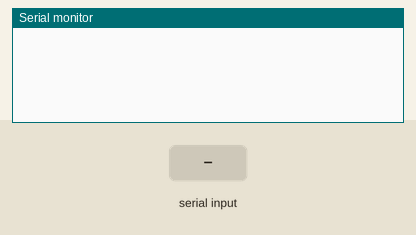
This sketch was run on a simulated Raspberry Pi Pico. Shown: the last lines printed to the serial monitor. The inputs (shaded band) are chosen by the test bench.

Above: at 2.2 s.
2.3 s: "s" received over Serial
At 3.5 s:
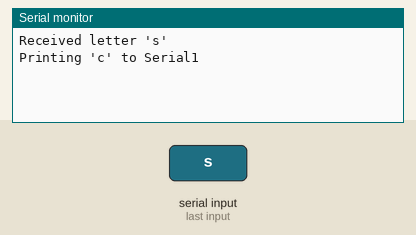
3.8 s: "s" received over the second serial link
At 4.8 s:
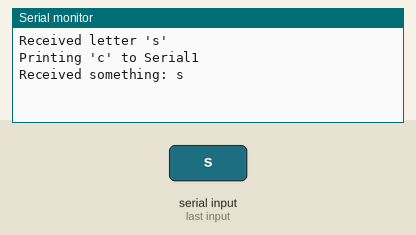
5.3 s: "1" received over Serial
At 6.0 s:
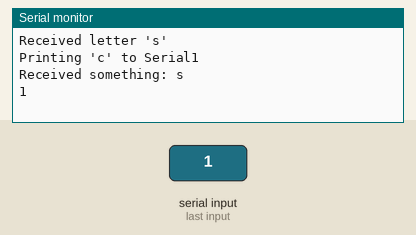
6.8 s: "1" received over the second serial link
At 7.1 s:
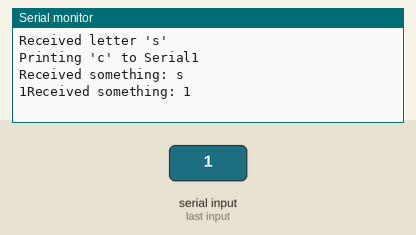

Measured:
- after the input at 2.3 s, the serial monitor: prints a new line at once (image 1)
- after the input at 3.8 s, the serial monitor: prints a new line at once (image 2)
- after the input at 5.3 s, the serial monitor: prints a new line at once (image 3)
- after the input at 6.8 s, the serial monitor: prints a new line at once (image 4)

The sketch:

minimal_RS422_test.ino
```cpp
// Connect 'A' from Rx to 'A' from Tx module
// and     'B' from Rx to 'B' from Tx module

void setup() {
  // put your setup code here, to run once:
  Serial.begin(115200);

  Serial1.setTX( 12 );
  Serial1.setRX( 13 );
  Serial1.begin(38400);
  delay( 1000 );

  while (Serial1.available()) Serial1.read();
}

void loop()
{
  char cReadfromSerial;
  char cReadfromSerial1;

  // put your main code here, to run repeatedly:
  if ( Serial.available() )
  {
    cReadfromSerial = Serial.read();

    if ( !( cReadfromSerial == 's' ) )
    {
      Serial.write( cReadfromSerial );
      while( Serial.available() )Serial.write( Serial.read() );
    }
    else
    {
      // flush rest
      while( Serial.available() )Serial.read();
    }
  }

  if ( cReadfromSerial == 's' )
  {
    Serial.println("Received letter 's'");
    Serial.println("Printing 'c' to Serial1");
    Serial.println("");
    Serial1.print('c');
  }

  while ( Serial1.available() )
  {
    Serial.print("Received something: ");
    cReadfromSerial1 = Serial1.read();
    Serial.println( cReadfromSerial1 );
    Serial.println("");
    Serial.println("");
  }
}
```
